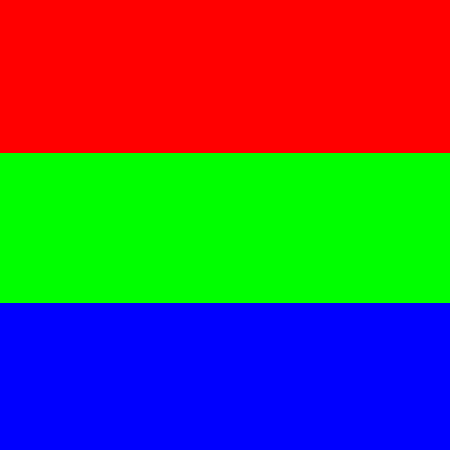
#> input picture images/simple-RGB.png, 450 x 450 px
$ jupyter execute --allow-errors Session2.ipynb
#> lines starting #> are read from the running program, lines starting #| are printed output that depends on the picture; after the words box and inside, x2 and y2 are one past the last pixel; in counts of white or black regions, pixels touching at a corner belong together
[cell 1]
import cv2 as cv
import numpy as np
import matplotlib.pyplot as plt

[cell 2]
Image = cv.imread(r"E:\GitHub\OpenCV\images\IMG_0400.jpg")
#> (the rest of this cell did not finish here and is left out)

#> (a cell that did not finish here is left out)

#> (a cell that did not finish here is left out)

[cell 5]
# split color channels to B,G,R:
import cv2
import numpy as np
import matplotlib.pyplot as plt

RGBImg = cv2.imread('./images/simple-RGB.png')
#> RGBImg is the input picture: shape (450, 450, 3); mean B, G, R 83.3, 85, 86.7
#plt.imshow(RGBImg[:,:,::-1])
B, G, R = cv2.split(RGBImg)
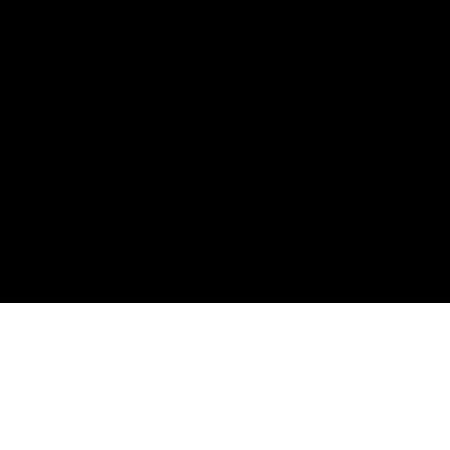
#> B: shape (450, 450); 32.7% white; 1 white region, box (x1, y1, x2, y2) and area: (0, 303, 450, 450) 66150
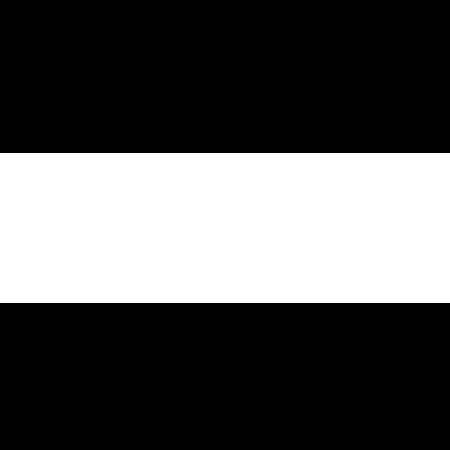
#> G: shape (450, 450); 33.3% white; 1 white region, box (x1, y1, x2, y2) and area: (0, 153, 450, 303) 67500
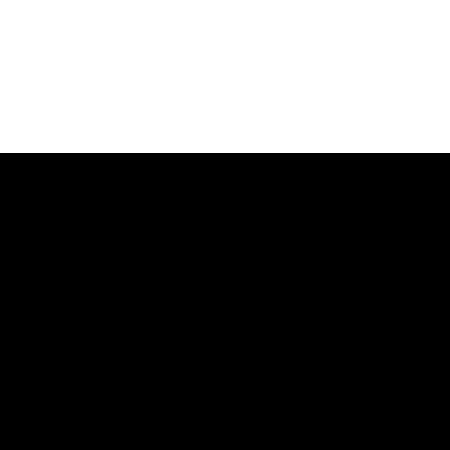
#> R: shape (450, 450); 34% white; 1 white region, box (x1, y1, x2, y2) and area: (0, 0, 450, 153) 68850
plt.figure(figsize=[20,5])
plt.subplot(141);plt.imshow(B,cmap='gray');plt.title('Blue Channel');
plt.subplot(142);plt.imshow(G, cmap='gray');plt.title('Green Channel');
plt.subplot(143);plt.imshow(R, cmap='gray');plt.title('Red Channel');
plt.subplot(144);plt.imshow(RGBImg[:,:,::-1]);plt.title('RGB Image');
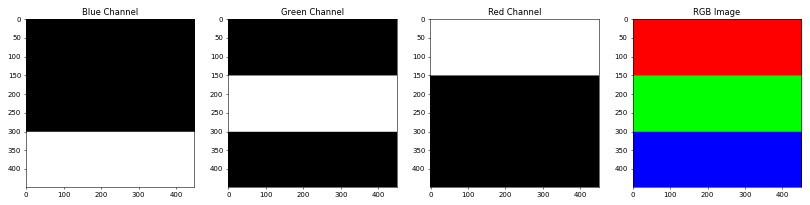
#> figure drawn by matplotlib, 4 panels

[cell 6]
import cv2
import numpy as np
import matplotlib.pyplot as plt

Img_alberta = cv2.imread('./images/ualberta.jpeg')
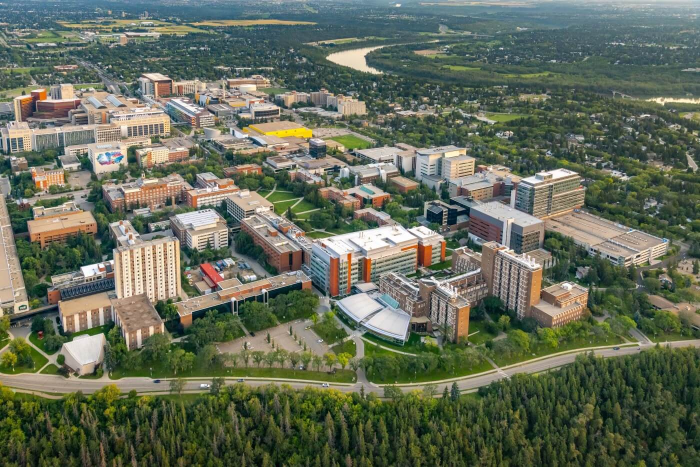
#> input picture images/ualberta.jpeg, 1400 x 934 px (shown at 1/2 size)
#> Img_alberta is the input picture: shape (934, 1400, 3); mean B, G, R 90.2, 108.3, 101.1
Img_alberta = cv2.pyrDown(Img_alberta)
#> Img_alberta: shape (467, 700, 3)
B, G, R =cv2.split(Img_alberta)
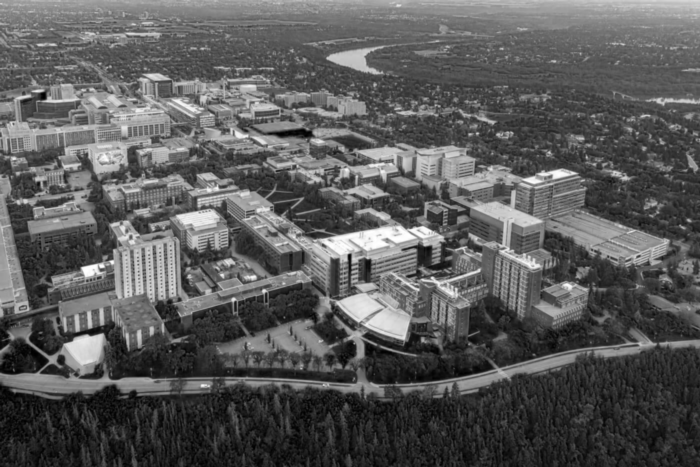
#> B: shape (467, 700); min 0, max 255, mean 90.3
#> G: shape (467, 700)
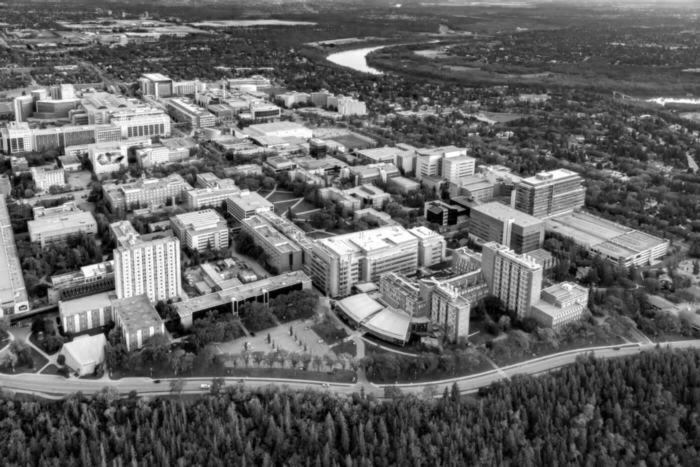
#> R: shape (467, 700); min 0, max 255, mean 101.1
plt.figure(figsize=[15,10])
plt.subplot(221);plt.imshow(B, cmap = 'gray');plt.title('Blue Channel');
plt.subplot(222);plt.imshow(G, cmap = 'gray');plt.title('Green Channel');
plt.subplot(223);plt.imshow(R, cmap = 'gray');plt.title('Red Channel');
plt.subplot(224);plt.imshow(Img_alberta[:,:,::-1]);plt.title('All Channels');
#> (the rest of this cell did not finish here and is left out)

[cell 7]
# merge images:
merged = cv2.merge([B, G, R])
plt.imshow(merged[:,:,::-1])

[cell 8]
Zeroes = np.zeros([Img_alberta.shape[0], Img_alberta.shape[1]], dtype= 'uint8')
Blue = cv2.merge([Zeroes, Zeroes, B])
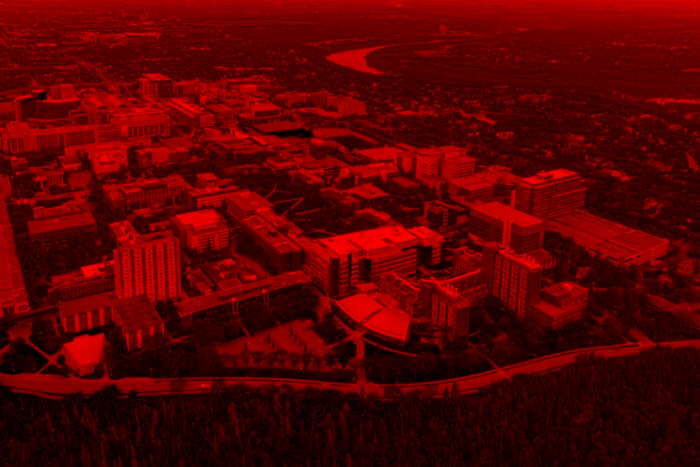
#> Blue: shape (467, 700, 3); mean of channels 0, 1, 2 0, 0, 90.3; drawn as B, G, R
Green = cv2.merge([Zeroes, G, Zeroes])
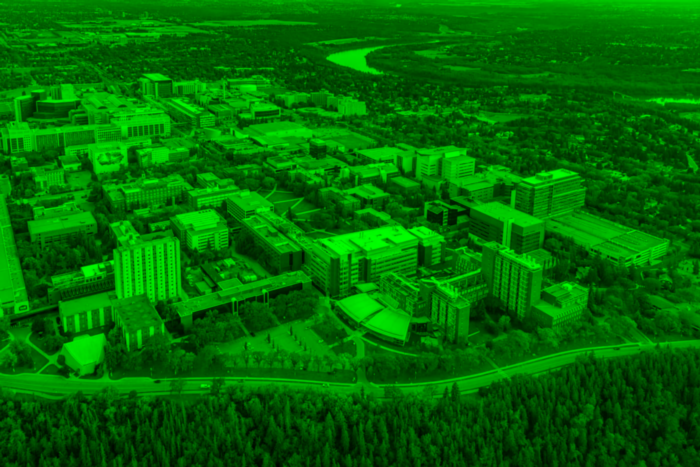
#> Green: shape (467, 700, 3); mean of channels 0, 1, 2 0, 108.4, 0; drawn as B, G, R
Red = cv2.merge([R, Zeroes, Zeroes])
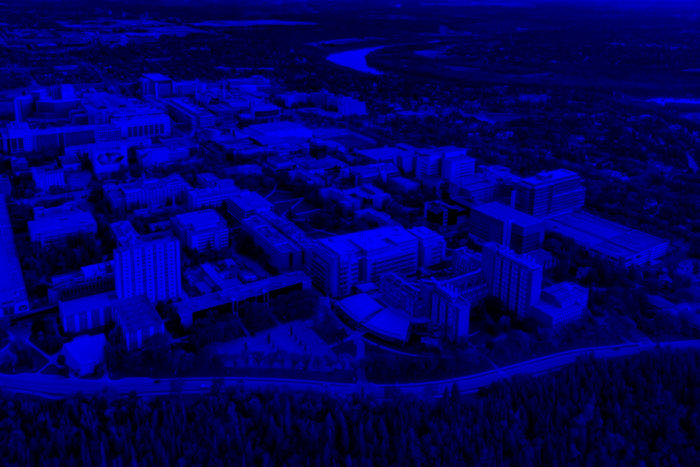
#> Red: shape (467, 700, 3); mean of channels 0, 1, 2 101.1, 0, 0; drawn as B, G, R
All = cv2.merge([R, G, B])
plt.figure(figsize=[15,10])
plt.subplot(221);plt.imshow(Blue, cmap = 'gray');plt.title('Blue')
plt.subplot(222);plt.imshow(Green, cmap = 'gray');plt.title('Green')
plt.subplot(223);plt.imshow(Red, cmap = 'gray');plt.title('Red')
plt.subplot(224);plt.imshow(All);plt.title('merged All')
